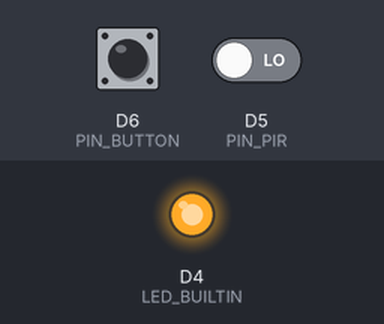
The program below on a simulated ESP8266 (NodeMCU). Parts: output pins drawn as LEDs (lit = HIGH, except the on-board LED, lit = LOW). Dashed ring = blinking. The test bench sets the inputs (shaded band); at power-on: D5 (PIN_PIR) LOW, D6 (PIN_BUTTON) HIGH. What the program prints to the serial monitor is not drawn.

Above: at 1.2 s.
1.3 s: D5 (PIN_PIR) driven HIGH
At 1.6 s:
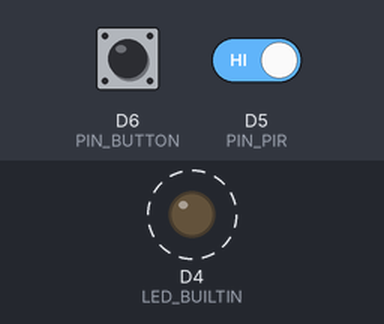
4.3 s: D6 (PIN_BUTTON) pulled LOW for 0.15 s
At 5.1 s:
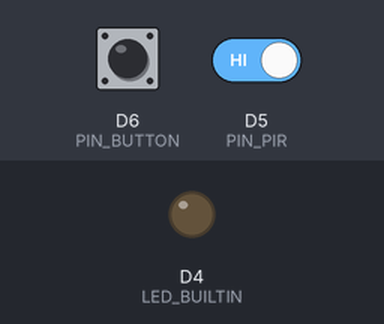
5.9 s: D6 (PIN_BUTTON) pulled LOW for 1 s
At 6.2 s:
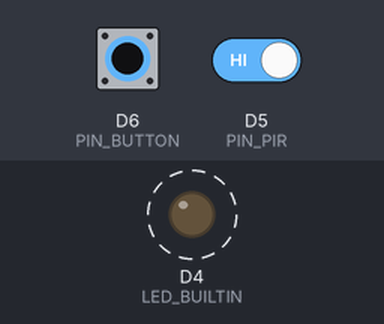
8.9 s: D6 (PIN_BUTTON) pulled LOW for 3.2 s
At 9.9 s:
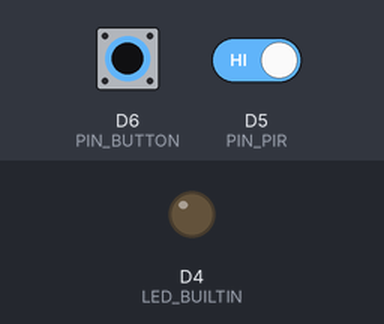
Timing chart, 0 to 11.9 s (numbered marks = the images above; inputs shaded):
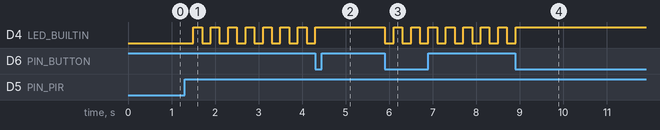

The program:

main.cpp
```cpp
#include <Arduino.h>

/*
I, Mychaylo Tatarynov, student number 000800271, certify that all code submitted is my own work;
that I have not copied it from any other source.
I also certify that I have not allowed my work to be copied by others.

2022/10/17
*/

//Defining IO pins.
#define PIN_PIR D5
#define PIN_BUTTON D6


//The possible alarm states.
enum AlarmState {
  Idle, Countdown, Active, Disabled
};

//The current alarm state.
enum AlarmState State = Idle;

//The time in ms before the alarm activates.
const int COUNTDOWN_TIMER = 10000;
//The time between pauses when the LED is flashing.
const int FLASH_DELAY = 200;

//The motion sensor's current state (true is motion detected).
bool PIRState = false;
//The button's current state (true is pressed).
bool ButtonState = false;
//The LED's current state (true is on).
bool LEDState = false;

//When the countdown began.
int CountdownStartTime;
//When the time flashed last.
int LastFlashTime = 0;
//Whether or not the button's input has been sunk (responded to).
bool ButtonSunk = true;

//Updates the input sensor states.
void updateInputStates() {
  PIRState = digitalRead(PIN_PIR);

  bool buttonState = !digitalRead(PIN_BUTTON);
  if (ButtonState != buttonState) {
    ButtonSunk = false;
  }
  ButtonState = buttonState;
}

//Sets the LED's state (turns it on or off).
void SetLEDState(bool state) {
  if (state == LEDState) {
    return;
  }

  digitalWrite(LED_BUILTIN, !state);
  LEDState = state;
}

//Updates the alarm's state.
void updateState() {
  int currentTime = millis();

  switch (State) {
    case Idle:
      SetLEDState(false);

      //If motion is detected, starts countdown.
      if (PIRState) {
        State = Countdown;
        CountdownStartTime = currentTime;
      }
      break;

    case Countdown:
      if (currentTime - CountdownStartTime >= COUNTDOWN_TIMER) {
        State = Active;
      } else if (ButtonState && !ButtonSunk) {
        //If the button is pressed and hasn't sunk, the alarm is disabled.
        ButtonSunk = true;
        State = Disabled;
      } else if (currentTime - LastFlashTime >= FLASH_DELAY) {
        //Flashes the LED every flash interval time.
        SetLEDState(!LEDState);
        LastFlashTime = currentTime;
      }
      break;

    case Active:
      SetLEDState(true);
      break;

    case Disabled:
      SetLEDState(false);

      if (ButtonState && !ButtonSunk) {
        ButtonSunk = true;
        State = Idle;
      }
      break;
  }
}

void setup() {
  // put your setup code here, to run once:

  Serial.begin(115200);

  Serial.println("\n\nName: Mychaylo Tatarynov (000800271)");
  Serial.println("ESP8266 Chip Id: " + String(ESP.getChipId()));
  Serial.println("Flash Chip Id: " + String(ESP.getFlashChipId()) + "\n");

  //PIR sensor as a digital input.
  pinMode(PIN_PIR, INPUT);
  //Button as a digital input.
  pinMode(PIN_BUTTON, INPUT_PULLUP);
  //LED as a digital output.
  pinMode(LED_BUILTIN, OUTPUT);
}

void loop() {
  // put your main code here, to run repeatedly:

  //Updates all states.
  updateInputStates();
  updateState();
}
```

Measured:
- after the input at 1.3 s, D4 (LED_BUILTIN): alternates HIGH for 0.20 s and LOW for 0.20 s, starting after 0.20 s
- after the input at 4.3 s, D4 (LED_BUILTIN): goes on until 4.3 s, then stays HIGH
- after the input at 5.9 s, D4 (LED_BUILTIN): alternates HIGH for 0.20 s and LOW for 0.20 s, starting at once
- after the input at 8.9 s, D4 (LED_BUILTIN): goes on until 8.9 s, then stays HIGH
